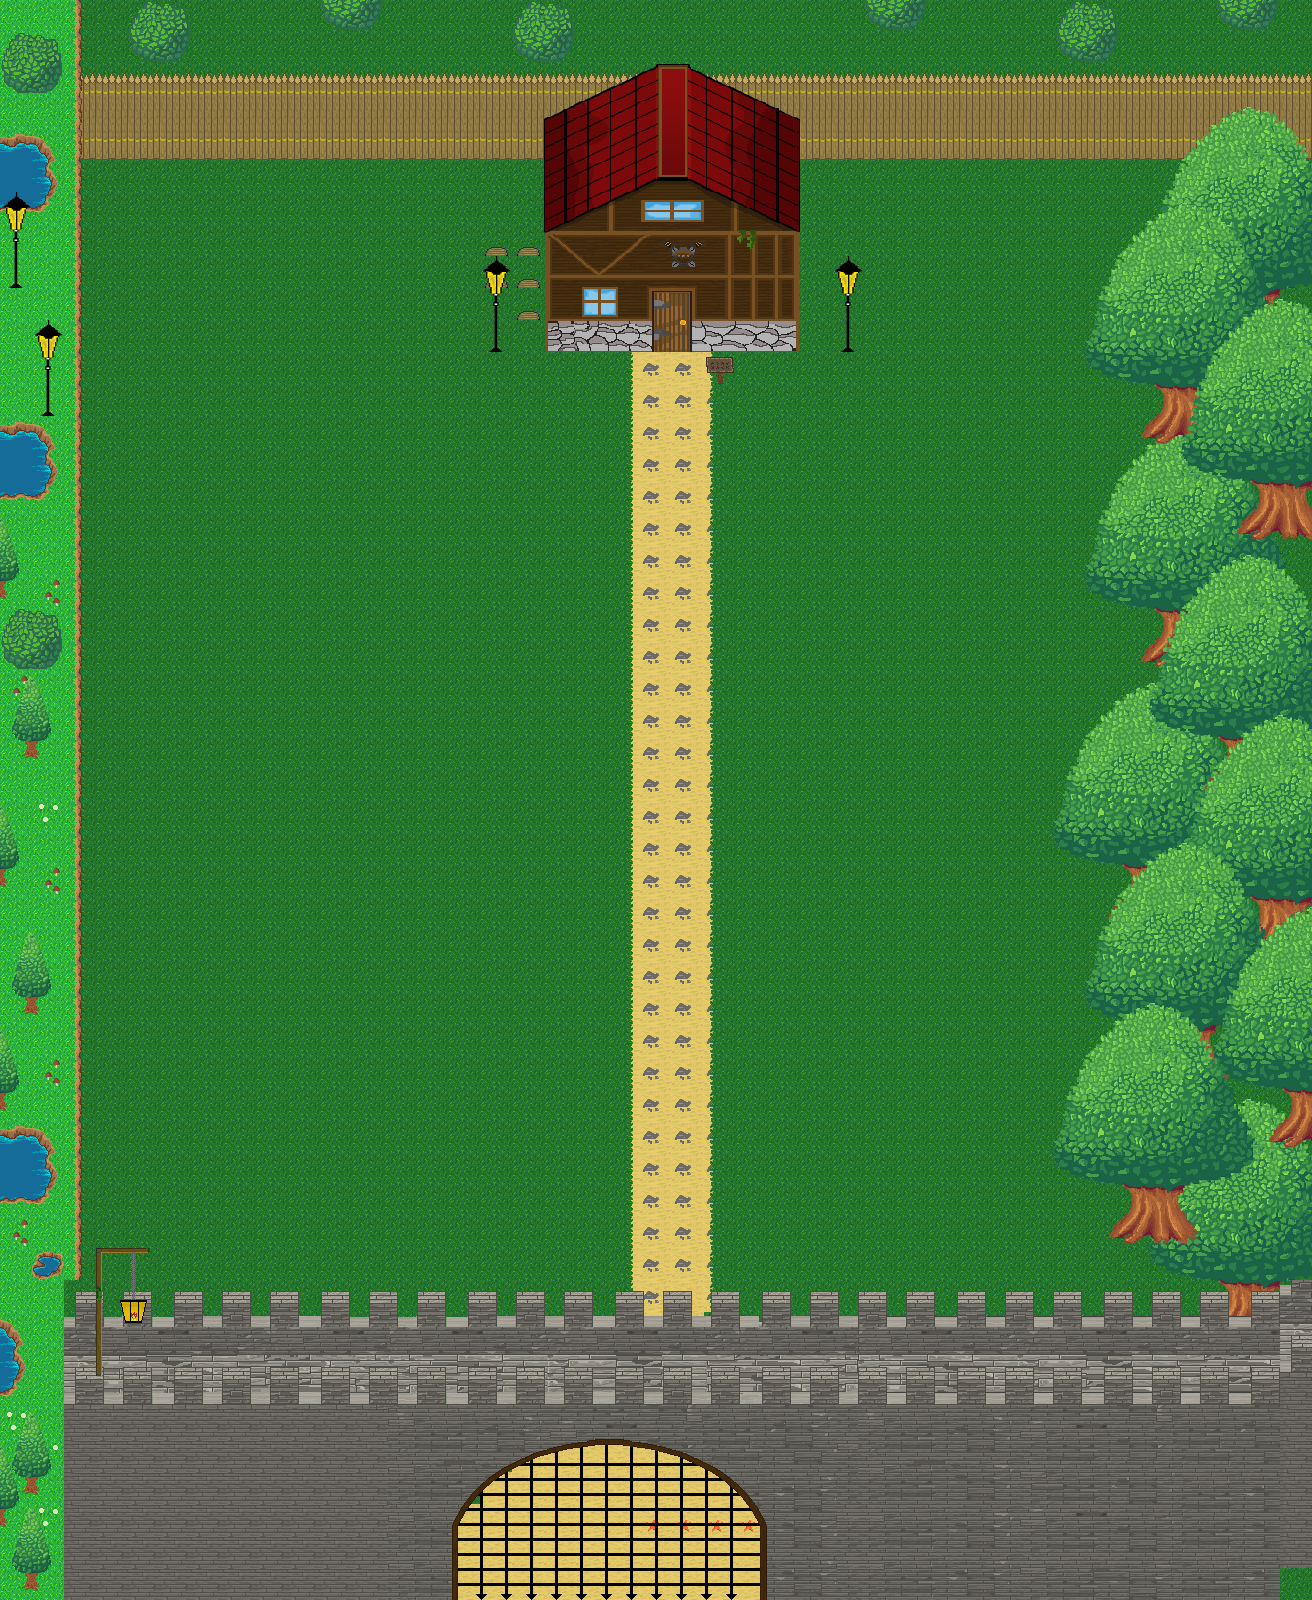

A level layout from a 2D game, rendered from its tile map. Below: a short description, then the map file with tile-grid data replaced by summaries:
An orthogonal 41x50 tile map with 32x32 px tiles, 14 tile layers (Capa de patrones 14, Capa de Patrones 1, Capa de patrones 6, Capa de patrones 5, ...), 20 tilesets and 10 objects.

<map version="1.0" orientation="orthogonal" renderorder="right-down" width="41" height="50" tilewidth="32" tileheight="32" nextobjectid="28">
 <tileset firstgid="1" name="Grass_dark" tilewidth="32" tileheight="32" tilecount="15" columns="5">
  <image source="PNG/Grass_dark.png" width="160" height="96" />
 </tileset>
 <tileset firstgid="16" name="PRUEBA 1" tilewidth="32" tileheight="32" tilecount="381" columns="38">
  <image source="PNG/MURALLA FINAL.png" width="1216" height="320" />
 </tileset>
 <tileset firstgid="397" name="Border1" tilewidth="32" tileheight="32" tilecount="1" columns="1">
  <image source="PNG/Border1.png" width="32" height="32" />
 </tileset>
 <tileset firstgid="398" name="Grass_1" tilewidth="32" tileheight="32" tilecount="9" columns="3">
  <image source="PNG/Grass_1.png" width="96" height="96" />
 </tileset>
 <tileset firstgid="407" name="arbolada" tilewidth="32" tileheight="32" tilecount="6" columns="2">
  <image source="PNG/arbolada.png" width="64" height="96" />
 </tileset>
 <tileset firstgid="413" name="Grass_Flower" tilewidth="32" tileheight="32" tilecount="1" columns="1">
  <image source="PNG/Grass_Flower.png" width="32" height="32" />
 </tileset>
 <tileset firstgid="414" name="arbol" tilewidth="32" tileheight="32" tilecount="64" columns="8">
  <image source="PNG/arbol.png" width="256" height="256" />
 </tileset>
 <tileset firstgid="478" name="fence" tilewidth="32" tileheight="32" tilecount="3" columns="1">
  <image source="PNG/fence.png" width="32" height="99" />
 </tileset>
 <tileset firstgid="481" name="tile fence" tilewidth="32" tileheight="32" tilecount="3" columns="1">
  <image source="PNG/tile fence.png" width="32" height="99" />
 </tileset>
 <tileset firstgid="484" name="negocio 2" tilewidth="32" tileheight="32" tilecount="72" columns="8">
  <image source="PNG/Casa.png" width="256" height="288" />
 </tileset>
 <tileset firstgid="556" name="FAROL" tilewidth="32" tileheight="32" tilecount="3" columns="1">
  <image source="PNG/FAROL.png" width="32" height="96" />
 </tileset>
 <tileset firstgid="559" name="Barrel" tilewidth="32" tileheight="32" tilecount="2" columns="1">
  <image source="PNG/Barrel.png" width="32" height="64" />
 </tileset>
 <tileset firstgid="561" name="arbol" tilewidth="32" tileheight="32" tilecount="64" columns="8">
  <image source="PNG/arbol.png" width="256" height="256" />
 </tileset>
 <tileset firstgid="625" name="Sign" tilewidth="32" tileheight="32" tilecount="1" columns="1">
  <image source="PNG/Sign.png" width="32" height="32" />
 </tileset>
 <tileset firstgid="626" name="lampara" tilewidth="32" tileheight="32" tilecount="8" columns="2">
  <image source="PNG/lampara.png" width="64" height="128" />
 </tileset>
 <tileset firstgid="634" name="water" tilewidth="32" tileheight="32" tilecount="18" columns="3">
  <image source="PNG/water.png" width="96" height="192" />
 </tileset>
 <tileset firstgid="652" name="Bush" tilewidth="32" tileheight="32" tilecount="4" columns="2">
  <image source="PNG/Bush.png" width="64" height="64" />
 </tileset>
 <tileset firstgid="656" name="Grass_Shroom" tilewidth="32" tileheight="32" tilecount="1" columns="1">
  <image source="PNG/Grass_Shroom.png" width="32" height="32" />
 </tileset>
 <tileset firstgid="657" name="Sand_IN" tilewidth="32" tileheight="32" tilecount="4" columns="2">
  <image source="PNG/Arena circulo.png" width="64" height="64" />
 </tileset>
 <tileset firstgid="661" name="Sand_2" tilewidth="32" tileheight="32" tilecount="9" columns="3">
  <image source="PNG/Arena 2.png" width="96" height="96" />
 </tileset>
 <layer name="Capa de patrones 14" width="41" height="50">
  <data>[2050 cells, 129 non-empty, 1 distinct tile ids]</data>
 </layer>
 <layer name="Capa de Patrones 1" width="41" height="50">
  <data>[2050 cells, 1988 non-empty, 12 distinct tile ids]</data>
 </layer>
 <layer name="Capa de patrones 6" width="41" height="50">
  <data>[2050 cells, 133 non-empty, 65 distinct tile ids]</data>
 </layer>
 <layer name="Capa de patrones 5" width="41" height="50">
  <data>[2050 cells, 171 non-empty, 57 distinct tile ids]</data>
 </layer>
 <layer name="Capa de patrones 12" width="41" height="50">
  <data>[2050 cells, 48 non-empty, 48 distinct tile ids]</data>
 </layer>
 <layer name="Capa de patrones 13" width="41" height="50">
  <data>[2050 cells, 64 non-empty, 64 distinct tile ids]</data>
 </layer>
 <layer name="Capa de patrones 11" width="41" height="50">
  <data>[2050 cells, 40 non-empty, 40 distinct tile ids]</data>
 </layer>
 <layer name="Capa de patrones 10" width="41" height="50">
  <data>[2050 cells, 50 non-empty, 50 distinct tile ids]</data>
 </layer>
 <layer name="Capa de patrones 2" width="41" height="50">
  <data>[2050 cells, 602 non-empty, 457 distinct tile ids]</data>
 </layer>
 <layer name="Capa de patrones 3" width="41" height="50">
  <data>[2050 cells, 96 non-empty, 30 distinct tile ids]</data>
 </layer>
 <layer name="Capa de patrones 4" width="41" height="50">
  <data>[2050 cells, 46 non-empty, 46 distinct tile ids]</data>
 </layer>
 <layer name="Capa de patrones 7" width="41" height="50">
  <data>[2050 cells, 64 non-empty, 64 distinct tile ids]</data>
 </layer>
 <layer name="Capa de patrones 8" width="41" height="50">
  <data>[2050 cells, 32 non-empty, 32 distinct tile ids]</data>
 </layer>
 <layer name="Capa de patrones 9" width="41" height="50">
  <data>[2050 cells, 64 non-empty, 64 distinct tile ids]</data>
 </layer>
 <objectgroup name="Capa de Objetos 1">
  <object id="1" x="545.333" y="350.667">
   <polyline points="0,0 250.667,0 253.333,-189.333 2.66667,-192 0,-2.66667" />
  </object>
  <object id="2" x="488" y="351">
   <polyline points="0,0 -0.5,-12 14,-10.75 15,-1 14.75,1.5 0,0.25" />
  </object>
  <object id="3" x="544.5" y="317.75">
   <polyline points="0,0 -29.75,-1.25 -32.5,-29.5 -64.25,-29.25 -65.5,-100.75 2.25,-96.75 0.5,-0.25" />
  </object>
  <object id="5" x="82.6667" y="77.3333" width="1240" height="81.3333" />
  <object id="6" x="81.3333" y="1.33333" height="1629.33" />
  <object id="7" x="82.6667" y="1368" width="1232" height="249.333" />
  <object id="22" x="1097.5" y="161" width="218" height="1283.5" />
  <object id="24" x="708.5" y="369.5" width="22.5" height="13.5" />
  <object id="25" x="837.5" y="339" width="18" height="16" />
  <object id="27" x="0" y="1" width="82" height="1604" />
 </objectgroup>
</map>
